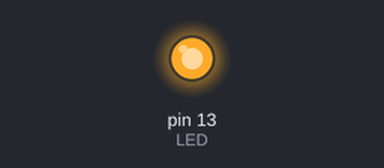
A sketch run on a simulated Arduino Uno, built with avr-gcc and run on an emulated ATmega328P. Shown: output pins drawn as LEDs (lit = HIGH).

Above: at 0.5 s.
At 12.9 s:
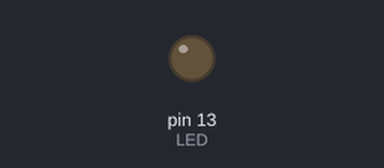
Timing chart, 0 to 17.9 s (numbered marks = the images above):
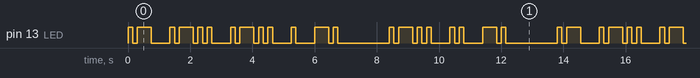

The sketch:

Morse_Code_Revise.ino
```cpp
int LED = 13;
int dot = 150;
int dash = dot * 3;
int elemPause = dot;
int charPause = dot * 3;
int wordPause = dot * 7;
char fName[] = "allen";
char lName[] = "lin";

void setup() {
  pinMode(LED, OUTPUT);
}
void MorseDot() {
  digitalWrite(LED, HIGH);
  delay(dot);
}
void MorseDash() {
  digitalWrite(LED, HIGH);
  delay(dash);
}
void MorseElemPause() {
  digitalWrite(LED, LOW);
  delay(elemPause);
}
void MorseCharPause() {
  digitalWrite(LED, LOW);
  delay(charPause);
}
void MorseWordPause() {
  digitalWrite(LED, LOW);  delay(wordPause);
}
void longPause () {
  digitalWrite(LED, LOW);
}
void pickLetter(char x){
  switch (x) {
      case 'a':
        MorseDot();
        MorseElemPause();
        MorseDash();
        MorseElemPause();
        break;
      case 'e':
        MorseDot();
        MorseElemPause();
        break;
      case 'i':
        MorseDot();
        MorseElemPause();
        MorseDot();
        MorseElemPause();
        break;
      case 'l':
        MorseDot();
        MorseElemPause();
        MorseDash();
        MorseElemPause();
        MorseDot();
        MorseElemPause();
        MorseDot();
        MorseElemPause();
        break;
      case 'n':
        MorseDash();
        MorseElemPause();
        MorseDot();
        MorseElemPause();
        break;
    }
  MorseCharPause();
}

void loop () {
  pickLetter(fName[0]);
  pickLetter(fName[1]);
  pickLetter(fName[2]);
  pickLetter(fName[3]);
  pickLetter(fName[4]);
  MorseWordPause();
  pickLetter(lName[0]);
  pickLetter(lName[1]);
  pickLetter(lName[2]);
  MorseWordPause();
  longPause();
}
```

Measured:
- by itself, pin 13 (LED): moves between LOW and HIGH, repeating every 13.8 s
- by itself, everything shown: repeats every 13.8 s, in 42 steps
